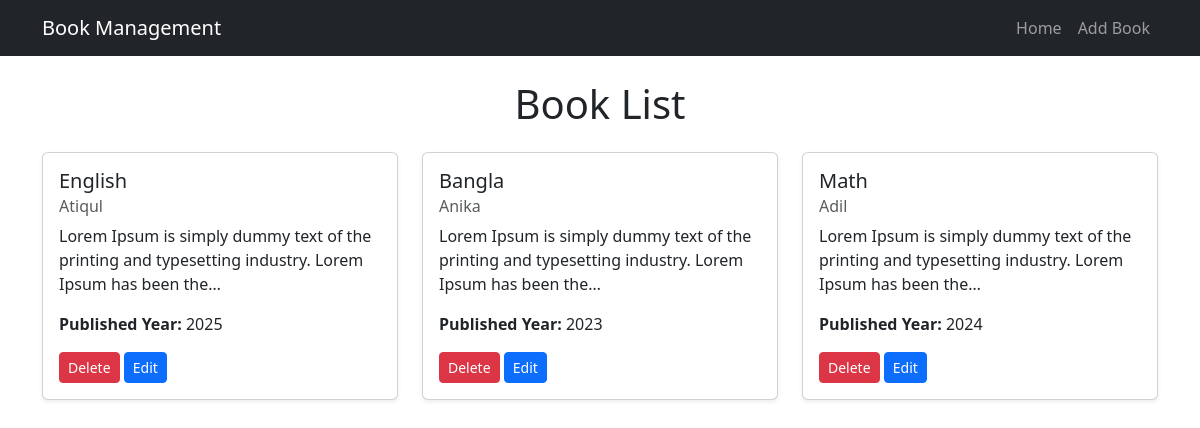
The app's page /, older data.
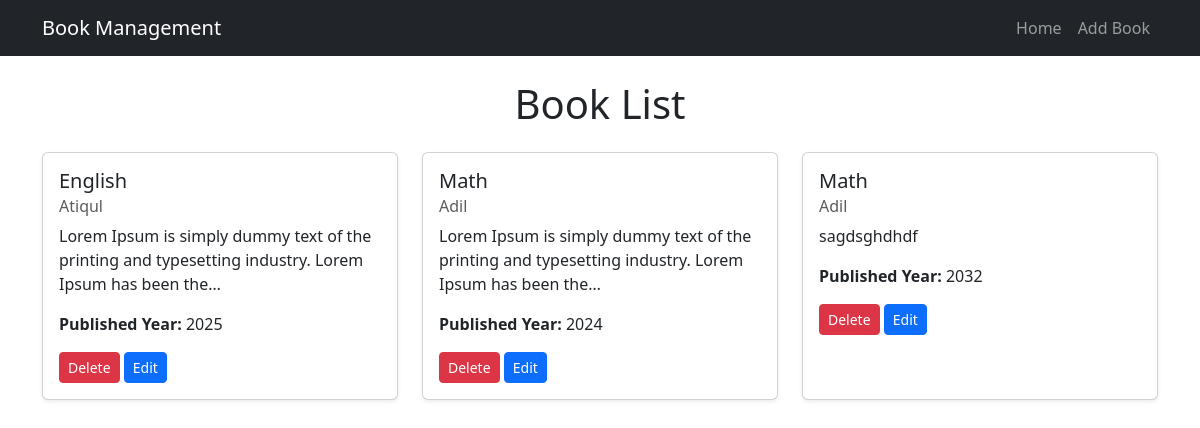
The same page, newer data.
### books/models.py (models this page shows, shortened)
class Book(models.Model):
    title = models.CharField(max_length=100)
    author = models.CharField(max_length=100)
    description = models.TextField()
    published_year = models.PositiveBigIntegerField()

### books/views.py (the view)
# urls.py: path('',homepage,name='homepage'),
def homepage(request):
    books = Book.objects.all()
    return render(request,'book_list.html',{'books':books})

### templates/book_list.html (shortened to what this page needs)
{% extends "base.html" %}
{% block content %}
    <h1 class="text-center mb-4">Book List</h1>
    <div class="row">
        {% for book in books %}
            <div class="col-md-4 mb-4">
                <div class="card shadow-sm h-100">
                    <div class="card-body">
                        <h5 class="card-title">{{ book.title }}</h5>
                        <h6 class="card-subtitle text-muted mb-2">{{ book.author }}</h6>
                        <p class="card-text">{{ book.description|truncatechars:100 }}</p>
                        <p><strong>Published Year:</strong> {{ book.published_year }}</p>
                        <a href="{% url 'delete_book' book.id %}" class="btn btn-danger btn-sm">Delete</a>
                        <a href="{% url 'edit_book' book.id %}" class="btn btn-primary btn-sm">Edit</a>
                    </div>
                </div>
            </div>
        {% empty %}
            <p class="text-center">No books available.</p>
        {% endfor %}
    </div>
{% endblock %}

### templates/base.html (shortened to what this page needs)
<!DOCTYPE html>
<html lang="en">
<head>
    <link href="https://cdn.jsdelivr.net/npm/bootstrap@5.3.0/dist/css/bootstrap.min.css" rel="stylesheet">
</head>
<body>
    <nav class="navbar navbar-expand-lg navbar-dark bg-dark">
        <div class="container">
            <a class="navbar-brand" href="">Book Management</a>
            <div class="collapse navbar-collapse">
                <ul class="navbar-nav ms-auto">
                    <li class="nav-item">
                        <a class="nav-link" href="">Home</a>
                    </li>
                    <li class="nav-item">
                        <a class="nav-link" href="{% url 'add_book' %}">Add Book</a>
                    </li>
                </ul>
            </div>
        </div>
    </nav>
    <div class="container mt-4">
        {% block content %}{% endblock %}
    </div>
</body>
</html>

Row changes from the older to the newer data that the page shows:
removed Book: title "Bangla", author "Anika", description "Lorem Ipsum is simply dummy text of the printing and typesetting industry. Lorem Ipsum has been the…", published_year "2023"
added Book: title "Math", author "Adil", description "sagdsghdhdf", published_year "2032"
